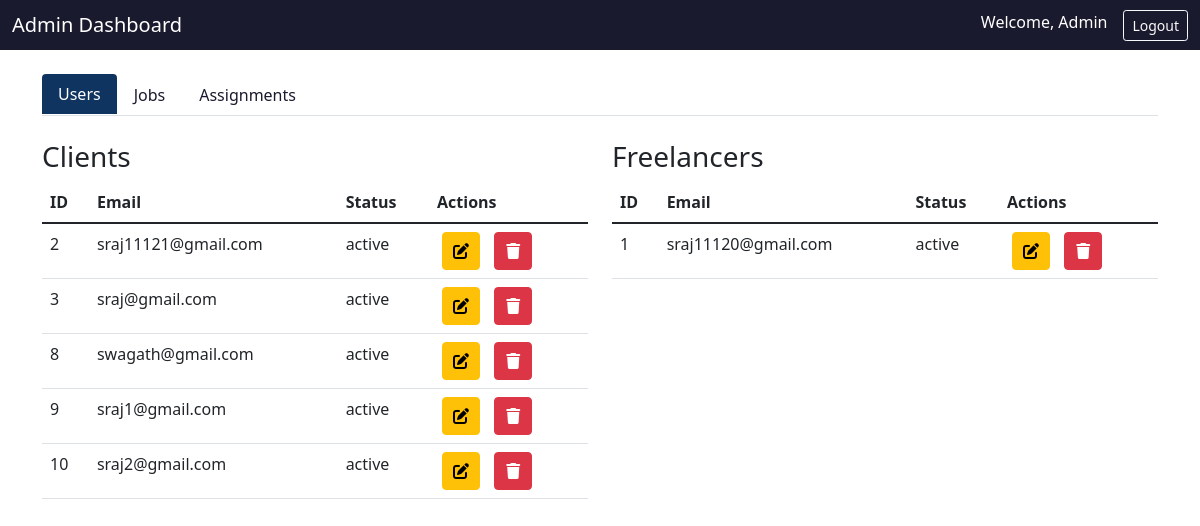
/admin_dashboard.php (signed in), run on the app's committed database.
### tables this page shows
CREATE TABLE `users` (
  `id` int(11) NOT NULL,
  `email` varchar(255) NOT NULL,
  `username` varchar(255) NOT NULL,
  `first_name` varchar(255) DEFAULT NULL,
  `surname` varchar(255) DEFAULT NULL,
  `mobile` varchar(20) DEFAULT NULL,
  `address1` varchar(255) DEFAULT NULL,
  `address2` varchar(255) DEFAULT NULL,
  `postcode` varchar(20) DEFAULT NULL,
  `state` varchar(255) DEFAULT NULL,
  `area` varchar(255) DEFAULT NULL,
  `country` varchar(255) DEFAULT NULL,
  `education` varchar(255) DEFAULT NULL,
  `password` varchar(255) NOT NULL,
  `role` enum('admin','freelancer','client') NOT NULL,
  `status` enum('active','inactive','suspended') DEFAULT 'active',
  `created_at` timestamp NOT NULL DEFAULT current_timestamp(),
  `updated_at` timestamp NOT NULL DEFAULT current_timestamp() ON UPDATE current_timestamp(),
  `profile_image` varchar(255) DEFAULT NULL
);

### admin_dashboard.php (the view, shortened to what this page needs)
<?php
include('db_connect.php');
$clients_query = "SELECT * FROM users WHERE role='client'";
$freelancers_query = "SELECT * FROM users WHERE role='freelancer'";
$clients = $conn->query($clients_query);
$freelancers = $conn->query($freelancers_query);
?>
<!DOCTYPE html>
<html lang="en">
<head>
    <link href="https://cdn.jsdelivr.net/npm/bootstrap@5.1.3/dist/css/bootstrap.min.css" rel="stylesheet">
    <link href="https://cdnjs.cloudflare.com/ajax/libs/font-awesome/6.0.0/css/all.min.css" rel="stylesheet">
</head>
<body>
    <nav class="navbar admin-nav">
        <div class="container-fluid">
            <span class="navbar-brand mb-0 h1 text-white">Admin Dashboard</span>
            <div class="d-flex">
                <span class="text-white me-3">Welcome, Admin</span>
                <a href="logout.php" class="btn btn-outline-light btn-sm">Logout</a>
            </div>
        </div>
    </nav>
    <div class="container mt-4">
        <ul class="nav nav-tabs" id="adminTabs" role="tablist">
            <li class="nav-item">
                <a class="nav-link active" id="users-tab" data-bs-toggle="tab" href="#users">Users</a>
            </li>
            <li class="nav-item">
                <a class="nav-link" id="jobs-tab" data-bs-toggle="tab" href="#jobs">Jobs</a>
            </li>
            <li class="nav-item">
                <a class="nav-link" id="assignments-tab" data-bs-toggle="tab" href="#assignments">Assignments</a>
            </li>
        </ul>
        <div class="tab-content mt-4">
            <div class="tab-pane fade show active" id="users">
                <div class="row">
                    <div class="col-md-6">
                        <h3>Clients</h3>
                        <div class="table-responsive">
                            <table class="table">
                                <thead>
                                    <tr>
                                        <th>ID</th>
                                        <th>Email</th>
                                        <th>Status</th>
                                        <th>Actions</th>
                                    </tr>
                                </thead>
                                <tbody>
                                    <?php while ($client = $clients->fetch_assoc()): ?>
                                    <tr>
                                        <td><?= $client['id'] ?></td>
                                        <td><?= htmlspecialchars($client['email']) ?></td>
                                        <td><?= $client['status'] ?? 'active' ?></td>
                                        <td>
                                            <button class="btn btn-warning action-btn" onclick="editUser(<?= $client['id'] ?>)">
                                                <i class="fas fa-edit"></i>
                                            </button>
                                            <button class="btn btn-danger action-btn" onclick="deleteUser(<?= $client['id'] ?>)">
                                                <i class="fas fa-trash"></i>
                                            </button>
                                        </td>
                                    </tr>
                                    <?php endwhile; ?>
                                </tbody>
                            </table>
                        </div>
                    </div>
                    <div class="col-md-6">
                        <h3>Freelancers</h3>
                        <div class="table-responsive">
                            <table class="table">
                                <thead>
                                    <tr>
                                        <th>ID</th>
                                        <th>Email</th>
                                        <th>Status</th>
                                        <th>Actions</th>
                                    </tr>
                                </thead>
                                <tbody>
                                    <?php while ($freelancer = $freelancers->fetch_assoc()): ?>
                                    <tr>
                                        <td><?= $freelancer['id'] ?></td>
                                        <td><?= htmlspecialchars($freelancer['email']) ?></td>
                                        <td><?= $freelancer['status'] ?? 'active' ?></td>
                                        <td>
                                            <button class="btn btn-warning action-btn" onclick="editUser(<?= $freelancer['id'] ?>)">
                                                <i class="fas fa-edit"></i>
                                            </button>
                                            <button class="btn btn-danger action-btn" onclick="deleteUser(<?= $freelancer['id'] ?>)">
                                                <i class="fas fa-trash"></i>
                                            </button>
                                        </td>
                                    </tr>
                                    <?php endwhile; ?>
                                </tbody>
                            </table>
                        </div>
                    </div>
                </div>
            </div>
        </div>
    </div>
</body>
</html>

### admin_dashboard.php (style rules this page uses)
:root { --primary-color: #1a1a2e; --secondary-color: #16213e; --accent-color: #0f3460; --light-accent: #e94560; }
.admin-nav { background: var(--primary-color); color: white; }
.nav-tabs .nav-link.active { background-color: var(--accent-color); color: white; border: none; }
.nav-tabs .nav-link { color: var(--primary-color); }
.action-btn { width: 38px; height: 38px; padding: 0; display: inline-flex; align-items: center; justify-content: center; margin: 0 5px; }

### data on the page
users: id "2", email "sraj11121@gmail.com", status "active"
users: id "3", email "sraj@gmail.com", status "active"
users: id "8", email "swagath@gmail.com", status "active"
users: id "9", email "sraj1@gmail.com", status "active"
users: id "10", email "sraj2@gmail.com", status "active"
users: id "1", email "sraj11120@gmail.com", status "active"
